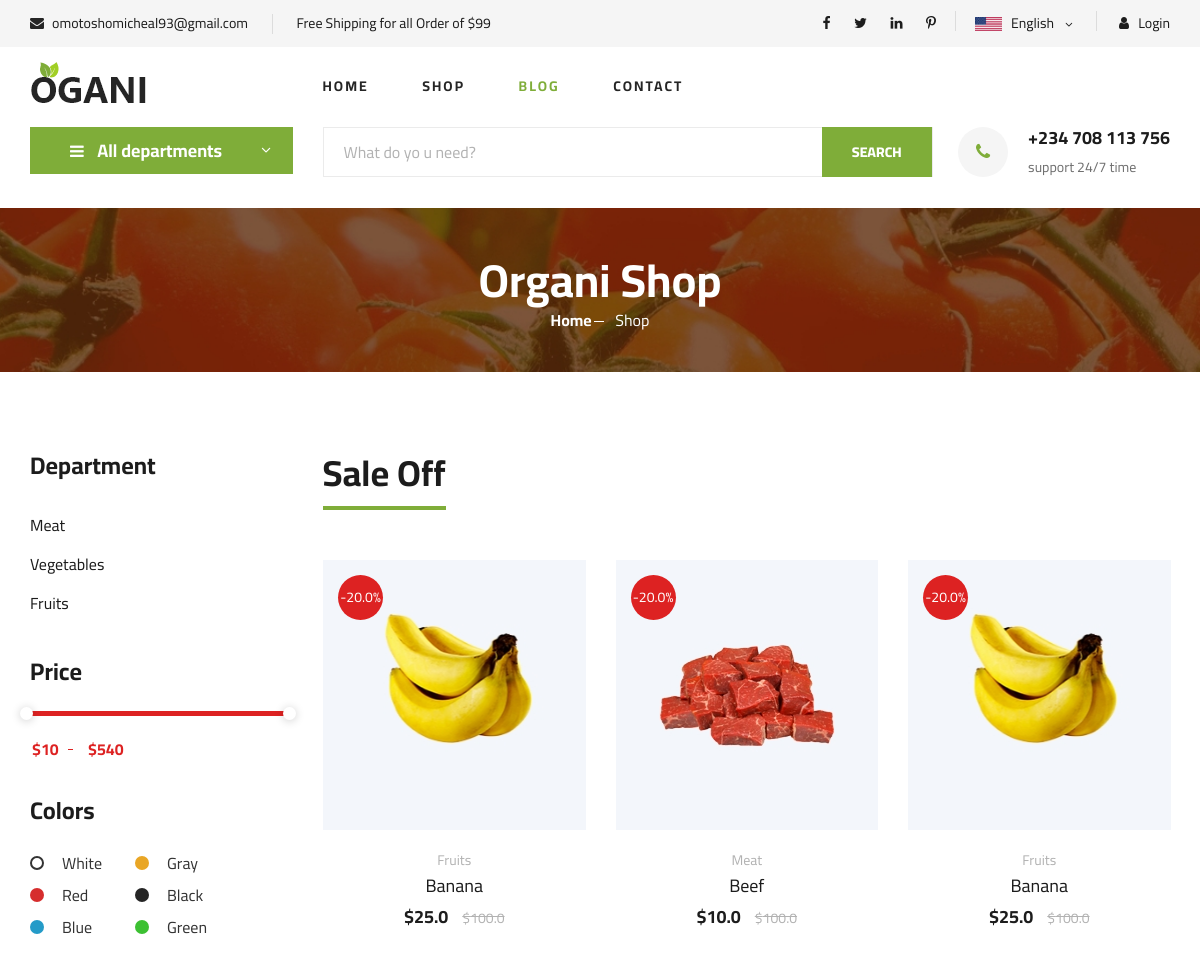
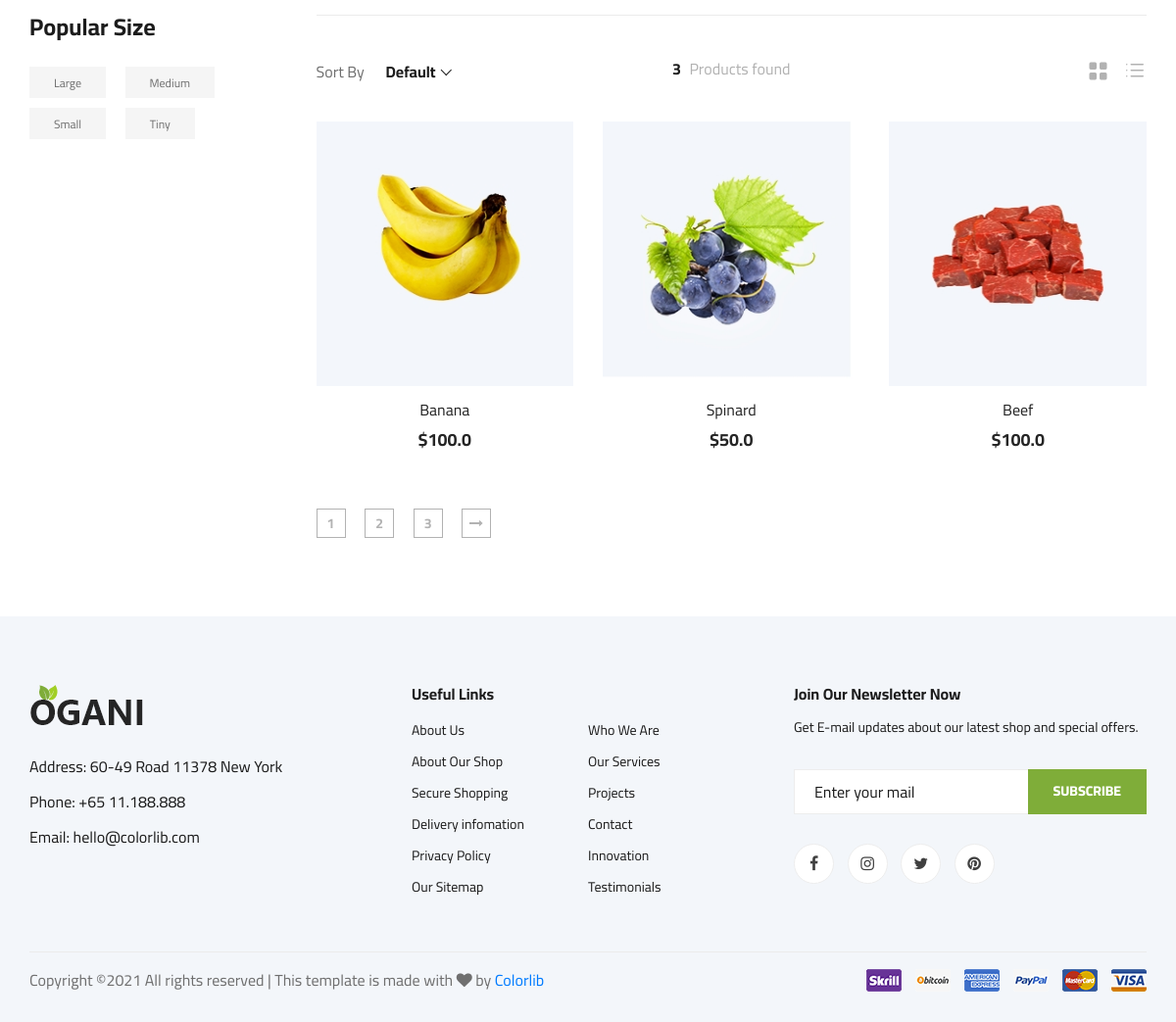
The app's page /shop/ with its own data (2 pictures, top to bottom).
### eMarket/models.py (models this page shows, shortened)
class Category(models.Model):
    name = models.CharField(max_length = 50, unique = True)
    created = models.DateTimeField(default = timezone.now)
    slug = models.SlugField()
    photo = models.ImageField(upload_to='media', default = False, blank = True)

class Products(models.Model):
    category = models.ForeignKey(Category, on_delete = models.CASCADE, related_name = 'categories')
    title = models.CharField(max_length=50, unique = True)
    discount_price = models.FloatField()
    slug = models.SlugField()
    description = models.TextField()
    image = models.ImageField(upload_to='media')
    price = models.FloatField()
    stock = models.PositiveIntegerField(default = False)
    available = models.BooleanField(default=True)
    created_date = models.DateTimeField(default = timezone.now)
    size = models.CharField(choices=SIZE_CHOICES, max_length=20, default = False)
    favourite = models.ManyToManyField(User, default = False, blank = True)
    '''def favCount(self):
        total = 0
        for fav in self.favourite.all():
            total += fav.user.id
        return total'''
    def percent_removed(self):
        if self.price:
            return (20/100) * self.price
    def get_absolute_url(self):
        return reverse("eMarket:detail", kwargs={ 'slug' : self.slug })

### eMarket/views.py (the view)
# urls.py: path('shop/', views.shopPage, name = 'shop'),
def shopPage(request):
    categories = Category.objects.all().order_by('-created')
    products = Products.objects.filter(available = True)
    disc_prices = Products.objects.filter(discount_price__gt = 0)
    context = {
        'categories': categories,
        'products': products,
        'disc_prices': disc_prices
    }
    return render(request, 'eMarket/shop.html', context)

### eMarket/templates/eMarket/shop.html (shortened to what this page needs)
{% extends '../base.html' %}
{% load static %}
{% block content %}
{% include 'eMarket/category.html' %}
<section class="breadcrumb-section set-bg" data-setbg="{% static 'img/breadcrumb.jpg' %}">
    <div class="container">
        <div class="row">
            <div class="col-lg-12 text-center">
                <div class="breadcrumb__text">
                    <h2>Organi Shop</h2>
                    <div class="breadcrumb__option">
                        <a href="./index.html">Home</a>
                        <span>Shop</span>
                    </div>
                </div>
            </div>
        </div>
    </div>
</section>
<section class="product spad">
    <div class="container">
        <div class="row">
            <div class="col-lg-3 col-md-5">
                <div class="sidebar">
                    <div class="sidebar__item">
                        <h4>Department</h4>
                        <ul>
                            {% for ca in categories %}
                            <li><a href="{% url 'eMarket:category-detail' ca.id %}">{{ ca.name }}</a></li>
                            {% endfor %}
                        </ul>
                    </div>
                    <div class="sidebar__item">
                        <h4>Price</h4>
                        <div class="price-range-wrap">
                            <div class="price-range ui-slider ui-corner-all ui-slider-horizontal ui-widget ui-widget-content"
                                data-min="10" data-max="540">
                                <span tabindex="0" class="ui-slider-handle ui-corner-all ui-state-default"></span>
                                <span tabindex="0" class="ui-slider-handle ui-corner-all ui-state-default"></span>
                            </div>
                            <div class="range-slider">
                                <div class="price-input">
                                    <input type="text" id="minamount">
                                    <input type="text" id="maxamount">
                                </div>
                            </div>
                        </div>
                    </div>
                    <div class="sidebar__item sidebar__item__color--option">
                        <h4>Colors</h4>
                        <div class="sidebar__item__color sidebar__item__color--white">
                            <label for="white">
                                White
                            </label>
                        </div>
                        <div class="sidebar__item__color sidebar__item__color--gray">
                            <label for="gray">
                                Gray
                            </label>
                        </div>
                        <div class="sidebar__item__color sidebar__item__color--red">
                            <label for="red">
                                Red
                            </label>
                        </div>
                        <div class="sidebar__item__color sidebar__item__color--black">
                            <label for="black">
                                Black
                            </label>
                        </div>
                        <div class="sidebar__item__color sidebar__item__color--blue">
                            <label for="blue">
                                Blue
                            </label>
                        </div>
                        <div class="sidebar__item__color sidebar__item__color--green">
                            <label for="green">
                                Green
                            </label>
                        </div>
                    </div>
                    <div class="sidebar__item">
                        <h4>Popular Size</h4>
                        <div class="sidebar__item__size">
                            <label for="large">
                                Large
                            </label>
                        </div>
                        <div class="sidebar__item__size">
                            <label for="medium">
                                Medium
                            </label>
                        </div>
                        <div class="sidebar__item__size">
                            <label for="small">
                                Small
                            </label>
                        </div>
                        <div class="sidebar__item__size">
                            <label for="tiny">
                                Tiny
                            </label>
                        </div>
                    </div>
                </div>
            </div>
            <div class="col-lg-9 col-md-7">
                <div class="product__discount">
                    <div class="section-title product__discount__title">
                        <h2>Sale Off</h2>
                    </div>
                    <div class="row">
                        <div class="product__discount__slider owl-carousel">
                            {% for goods in disc_prices %}
                            <div class="col-lg-4">
                                <div class="product__discount__item">
                                    <div class="product__discount__item__pic set-bg"
                                        data-setbg="{{ goods.image.url }}">
                                        <div class="product__discount__percent">
                                            -{{ goods.percent_removed }}%</div>
                                    </div>
                                    <div class="product__discount__item__text">
                                        <span>{{ goods.category.name }}</span>
                                        <h5><a href="{{ goods.get_absolute_url }}">{{ goods.title }}</a></h5>
                                        {% if goods.discount_price %}
                                        <div class="product__item__price">${{ goods.discount_price }}
                                            <span>${{ goods.price }}</span>
                                        </div>
                                        {%else%}
                                        <div class="product__item__price">
                                            ${{ goods.price }}
                                        </div>
                                        {% endif %}
                                    </div>
                                </div>
                            </div>
                            {% endfor %}
                        </div>
                    </div>
                </div>
                <div class="filter__item">
                    <div class="row">
                        <div class="col-lg-4 col-md-5">
                            <div class="filter__sort">
                                <span>Sort By</span>
                            </div>
                        </div>
                        <div class="col-lg-4 col-md-4">
                            <div class="filter__found">
                                <h6><span>{{ products.count }}</span> Products found</h6>
                            </div>
                        </div>
                        <div class="col-lg-4 col-md-3">
                            <div class="filter__option">
                                <span class="icon_grid-2x2"></span>
                                <span class="icon_ul"></span>
                            </div>
                        </div>
                    </div>
                </div>
                <div class="row">
                    {% for p in products %}
                    <div class="col-lg-4 col-md-6 col-sm-6">
                        <div class="product__item">
                            <div class="product__item__pic set-bg" data-setbg="{{ p.image.url }}">
                            </div>
                            <div class="product__item__text">
                                <h6><a href="{{ p.get_absolute_url }}">{{ p.title }}</a></h6>
                                <h5>${{ p.price }}</h5>
                            </div>
                        </div>
                    </div>
                    {% endfor %}
                </div>
                <div class="product__pagination">
                    <a href="#">1</a>
                    <a href="#">2</a>
                    <a href="#">3</a>
                    <a href="#"><i class="fa fa-long-arrow-right"></i></a>
                </div>
            </div>
        </div>
    </div>
</section>
 {% endblock %}

### records on screen
Category: name "Meat"
Category: name "Vegetables"
Category: name "Fruits"
Products: shows a picture, percent_removed "20.0", category.name "Fruits", title "Banana", discount_price "25.0", price "100.0"
Products: shows a picture, percent_removed "20.0", category.name "Meat", title "Beef", discount_price "10.0", price "100.0"
Products: shows a picture, title "Spinard", price "50.0"

### other values on screen
{{ products.count }} "3"
